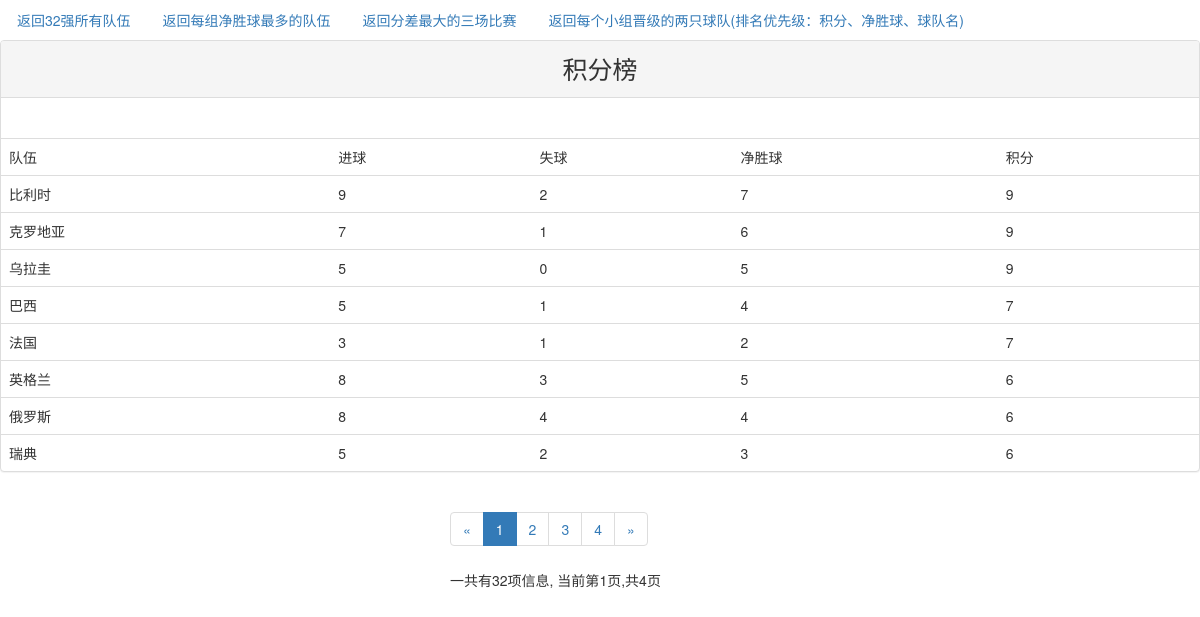
Page /score/ on the committed database.
### index/models.py (models this page shows)
class Scores(models.Model):
    team = models.ForeignKey(Teams,on_delete=models.DO_NOTHING)
    group = models.ForeignKey(Groups,on_delete=models.DO_NOTHING)
    goal = models.CharField(max_length=20,verbose_name='进球')
    lost = models.CharField(max_length=20,verbose_name='失球')
    goal_difference = models.CharField(max_length=20,verbose_name='净胜球')
    score = models.CharField(max_length=20,verbose_name='积分')
    def __str__(self):
        return str(self.team)
    class Meta:
        ordering = ['-score','-goal_difference','team_id']

class Teams(models.Model):
    team = models.CharField(max_length=30,verbose_name='球队')
    group = models.ForeignKey(Groups,on_delete=models.DO_NOTHING)
    def __str__(self):
        return self.team

### index/views.py (the view)
# urls.py: url(r'^score/$',views.score,name='score'),
def score(request):
    page_num = request.GET.get('page', 1)
    teams_all_list = Scores.objects.all()
    per_page = 8
    paginator = Paginator(teams_all_list, per_page)
    try:
        context = paginator.page(page_num)
    except PageNotAnInteger:
        context = paginator.page(1)
    except EmptyPage:
        context = paginator.page(paginator.num_pages)
    page = context.number
    page_range = list(range(max(page - 2, 1), page)) + \
        list(range(page, min(page + 2, paginator.num_pages) + 1))
    if page_range[0] - 1 >= 2:
        page_range.insert(0, '...')
    if paginator.num_pages - page_range[-1] >= 2:
        page_range.append('...')
    if page_range[0] != 1:
        page_range.insert(0, 1)
    if page_range[-1] != paginator.num_pages:
        page_range.append(paginator.num_pages)
    return render(request, 'all.html', {'context': context, 'page_range': page_range})

### index/templates/all.html (shortened to what this page needs)
{% extends 'base.html' %}
{% load staticfiles %}
{% block content %}
<div class="panel panel-default">
    <div class="panel-heading" style="text-align: center;font-size: 25px">积分榜</div>
        <div class="panel-body">
        </div>
        <table class="table">
          <tr>
              <td>队伍</td>
              <td>进球</td>
              <td>失球</td>
              <td>净胜球</td>
              <td>积分</td>
          </tr>
          {% for team in context %}
          <tr>
            <td>{{team}}</td>
            <td>{{team.goal}}</td>
            <td>{{team.lost}}</td>
            <td>{{team.goal_difference}}</td>
            <td>{{team.score}}</td>
          </tr>
          {% endfor %}
        </table>
</div>
    <div class="center-block" style="width:300px;">
            <ul class="pagination">
                <li>
                    {% if context.has_previous %}
                    <a href="?page={{ context.previous_page_number }}" aria-label="Previous">
                        <span aria-hidden="true">&laquo;</span>
                    </a>
                    {% else %}
                        <span aria-hidden="true">&laquo;</span>
                    {% endif %}
                </li>
                {% for page_num in page_range %}
                    {% if page_num == context.number %}
                        <li class="active"><a href="?page={{ page_num }}">{{ page_num }}</a></li>
                    {% else %}
                        {% if page_num == '...' %}
                            <li><span>{{ page_num }}</span></li>
                        {% else %}
                            <li><a href="?page={{ page_num }}">{{ page_num }}</a></li>
                        {% endif %}
                    {% endif %}
                {% endfor %}
                <li>
                    {% if context.has_next %}
                    <a href="?page={{ context.next_page_number }}" aria-label="Next">
                        <span aria-hidden="true">&raquo;</span>
                    </a>
                    {% else %}
                        <span aria-hidden="true">&raquo;</span>
                    {% endif %}
                </li>
            </ul>
        <p>
            一共有{{ context.paginator.count }}项信息,
            当前第{{ context.number }}页,共{{ context.paginator.num_pages }}页
        </p>
    </div>
{% endblock %}

### index/templates/base.html (shortened to what this page needs)
{% load staticfiles %}
<!DOCTYPE html>
<html lang="zh-CN">
<head>
    <link rel="stylesheet" href="{% static 'bootstrap-3.3.7/css/bootstrap.min.css' %}">
</head>
<body>
        <ul class="nav nav-pills">
                    <li role="presentation">
                        <a href="{% url 'score' %}">
                            返回32强所有队伍
                        </a>
                    </li>
                    <li role="presentation">
                        <a href="{% url 'mostgoal_difference' %}">
                            返回每组净胜球最多的队伍
                        </a>
                    </li>
                    <li role="presentation">
                        <a href="{% url 'score_difference' %}">
                            返回分差最大的三场比赛
                        </a>
                    </li>
                    <li role="presentation">
                        <a href="{% url 'promotion' %}">
                            返回每个小组晋级的两只球队(排名优先级：积分、净胜球、球队名)
                        </a>
                    </li>
              </ul>
    {% block content %}
    {% endblock %}
</body>
</html>

### rows in the picture
Scores: team.team "比利时", goal "9", lost "2", goal_difference "7", score "9"
Scores: team.team "克罗地亚", goal "7", lost "1", goal_difference "6", score "9"
Scores: team.team "乌拉圭", goal "5", lost "0", goal_difference "5", score "9"
Scores: team.team "巴西", goal "5", lost "1", goal_difference "4", score "7"
Scores: team.team "法国", goal "3", lost "1", goal_difference "2", score "7"
Scores: team.team "英格兰", goal "8", lost "3", goal_difference "5", score "6"
Scores: team.team "俄罗斯", goal "8", lost "4", goal_difference "4", score "6"
Scores: team.team "瑞典", goal "5", lost "2", goal_difference "3", score "6"

### other values in the picture
{{ page_num }} "1"
{{ page_num }} "2" "3" "4"
{{ context.paginator.count }} "32"
{{ context.number }} "1"
{{ context.paginator.num_pages }} "4"
